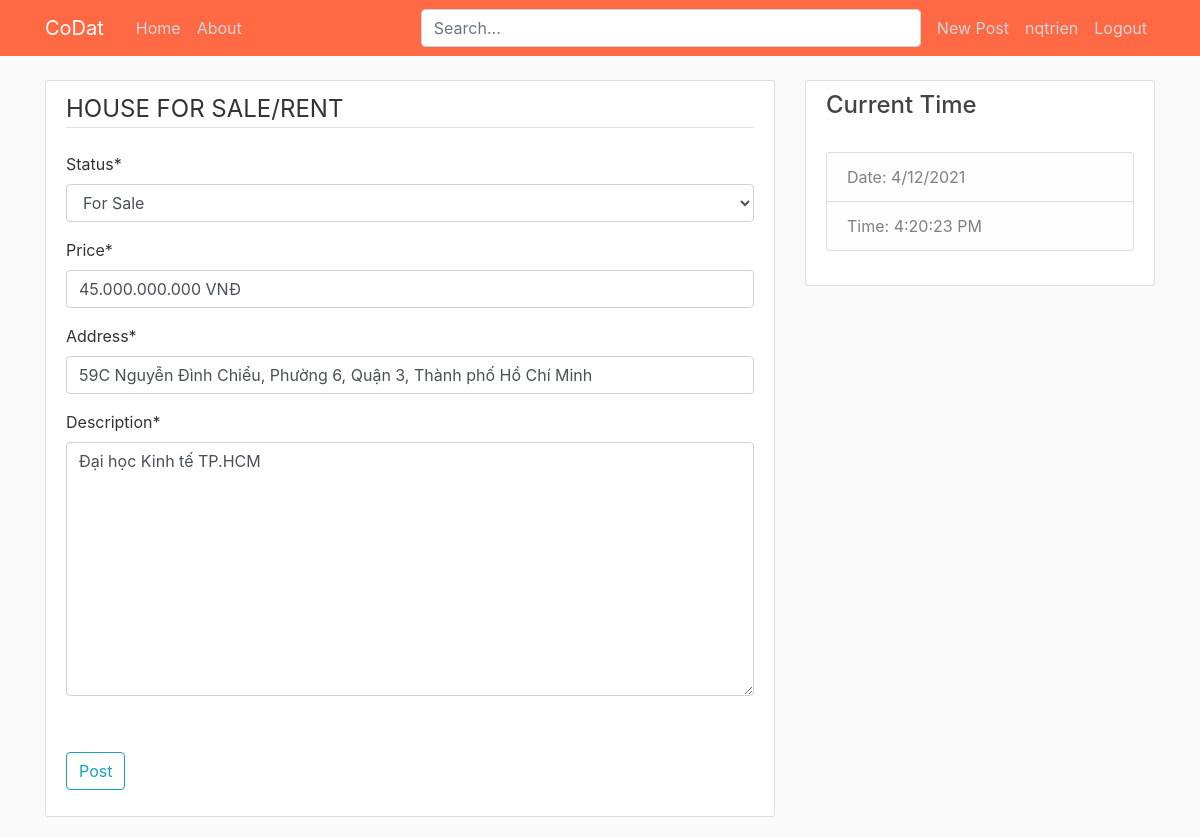
/post/4/update/ (signed in), run on the app's committed database.
### HomePage/models.py (models this page shows, shortened)
class Post(models.Model):
    status = models.CharField(max_length=10, choices=STATUS)
    price = models.CharField(max_length=20)
    address = models.CharField(max_length=100)
    description = models.TextField()
    date_posted = models.DateTimeField(default=timezone.now)
    author = models.ForeignKey(User, on_delete=models.CASCADE)
    likes = models.ManyToManyField(User, related_name="blog_posts")

### HomePage/views.py (the view, shortened to what this page needs)
# urls.py: path('post/<int:pk>/update/', PostUpdateView.as_view(), name='post-update'),
class PostUpdateView(LoginRequiredMixin, UserPassesTestMixin, UpdateView):
    model = Post
    fields = ['status', 'price', 'address', 'description']
    def test_func(self):
        post = self.get_object()
        return self.request.user == post.author

### HomePage/templates/HomePage/post_form.html (shortened to what this page needs)
{% extends "HomePage/base.html" %}
{% load crispy_forms_tags %}
{% block content %}
    <div class="content-section">
        <form method="POST" enctype='multipart/form-data'>
            <fieldset class="form-group">
                <legend class="border-bottom mb-4">HOUSE FOR SALE/RENT</legend>
                {{ form|crispy }}
            </fieldset>
            <div class="form-group">
                <br/>
                <button class="btn btn-outline-info" type="submit">Post</button>
            </div>
        </form>
    </div>
{% endblock content %}

### HomePage/templates/HomePage/base.html (shortened to what this page needs)
{% load static %}
<!DOCTYPE html>
<html>
<head>
    <link rel="stylesheet" href="https://maxcdn.bootstrapcdn.com/bootstrap/4.0.0/css/bootstrap.min.css">
    <link rel="stylesheet" type="text/css" href="{% static 'HomePage/main.css' %}">
</head>
<body>
    <header class="site-header">
        <nav class="navbar navbar-expand-md navbar-dark bg-steel fixed-top">
            <div class="container">
                <a class="navbar-brand mr-4" href="{% url 'home-page' %}">CoDat</a>
                <div class="collapse navbar-collapse" id="navbarToggle">
                    <div class="navbar-nav mr-auto">
                        <a class="nav-item nav-link" href="{% url 'home-page' %}">Home</a>
                        <a class="nav-item nav-link" href="{% url 'home-about' %}">About</a>
                    </div>
                    <div class="search-bar mr-sm-2">
                        <form action="{% url 'home-page' %}">
                            <input class="form-control" type="search" placeholder="Search..." aria-label="Search" name="search">
                        </form>
                    </div>
                    <div class="navbar-nav">
                        {% if user.is_authenticated %}
                            <a class="nav-item nav-link" href="{% url 'post-create' %}">New Post</a>
                            <a class="nav-item nav-link" href="{% url 'profile' %}">{{ user.username }}</a>
                            <a class="nav-item nav-link" href="{% url 'logout' %}">Logout</a>
                        {% else %}
                            <a class="nav-item nav-link" href="{% url 'login' %}?next={{request.path}}">Login</a>
                            <a class="nav-item nav-link" href="{% url 'register' %}">Register</a>
                        {% endif %}
                    </div>
                </div>
            </div>
        </nav>
    </header>
    <main role="main" class="container">
        <div class="row">
            <div class="col-md-8">
                {% block content %}{% endblock %}
            </div>
            <div class="col-md-4">
                <div class="content-section">
                    <h4>Current Time</h4>
                    <br/>
                    <ul class="list-group">
                        <li class="list-group-item list-group-item-light">Date: <span id="date"></span></li>
                        <li class="list-group-item list-group-item-light">Time: <span id="time"></li>
                    </ul>
                    <br/>
                </div>
            </div>
        </div>
    </main>
</body>
</html>

### HomePage/static/HomePage/main.css (style rules this page uses)
body { background: #fafafa; color: #333333; margin-top: 5rem; }
h1, h2, h3, h4, h5, h6 { color: #444444; }
ul { margin: 0; }
.bg-steel { background-color: #ff6943; }
.site-header .navbar-nav .nav-link { color: #cbd5db; }
.content-section { background: #ffffff; padding: 10px 20px; border: 1px solid #dddddd; border-radius: 3px; margin-bottom: 20px; }
.search-bar { max-width: 500px; width: 100%; }
form { width: 100%; }

### data on the page
Post: status "For Sale", price "45.000.000.000 VNĐ", address "59C Nguyễn Đình Chiểu, Phường 6, Quận 3, Thành phố Hồ Chí Minh", description "Đại học Kinh tế TP.HCM"

### other printed values
{{ user.username }} "nqtrien"
